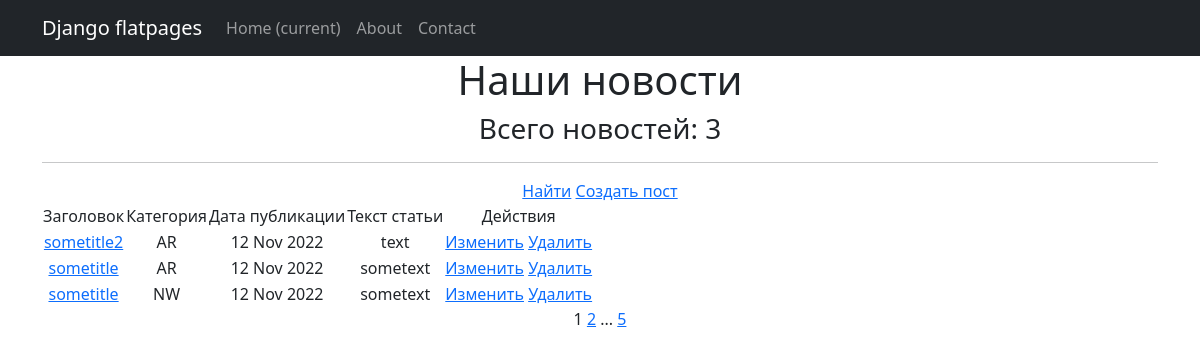
The app's page /news/ (signed in) with its own data.
### news/models.py (models this page shows, shortened)
class Post(models.Model):
    author = models.ForeignKey(Author, on_delete=models.CASCADE)
    NEWS = 'NW'
    ARTICLE = 'AR'
    CATEGORY_CHOICES = (
        (NEWS, 'новость'),
        (ARTICLE, 'статья'),
    )
    categoryType = models.CharField(max_length=2, choices=CATEGORY_CHOICES, default=ARTICLE)
    dateCreation = models.DateTimeField(auto_now_add=True)
    postCategory = models.ManyToManyField(Category, through='PostCategory')
    title = models.CharField(max_length=128)
    text = models.TextField()
    rating = models.SmallIntegerField(default=0)

### news/views.py (the view)
# urls.py: path('', PostsList.as_view(), name='post_list'),
class PostsList(ListView):
    model = Post
    ordering = "author"
    template_name = "posts.html"
    context_object_name = "posts"
    paginate_by = 3

### news/templatetags/custom_filters.py (called while the page is built)
@register.filter()
def censor(value):
    bad_words = ['редиска', 'война', 'мир']
    if not isinstance(value, str):
        raise TypeError(f"unresolved type '{type(value)}' expected type 'str'")
    for word in value.split():
        if word.lower() in bad_words:
            value = value.replace(word, f"{word[0]}{'*' * (len(word) - 1)}")
            print(value)
    return value

### templates/posts.html (shortened to what this page needs)
{% extends 'flatpages/default.html' %}
{% load custom_filters %}
{% block content %}
    <h1>Наши новости</h1>
    <h3>Всего новостей: {{ posts|length }}</h3>
    <hr>
    {% if perms.news.add_post %}
    <a href="{% url 'post_search' %}">Найти</a>
    <a href="{% url 'post_create' %}">Создать пост</a>
    {% endif %}
    <table>
        <tr>
           <td>Заголовок</td>
           <td>Категория</td>
           <td>Дата публикации</td>
           <td>Текст статьи</td>
            {% if perms.news.change_post or perms.news.delete_post %}
            <td>Действия</td>
            {% endif %}
        </tr>
        {% for post in posts|dictsortreversed:'dateCreation' %}
        <tr>
           <td><a href="{% url 'post_detail' pk=post.id %}">{{ post.title|censor }}</a></td>
           <td>{{ post.categoryType }}</td>
           <td>{{ post.dateCreation|date:'d M Y' }}</td>
           <td>{{ post.text|truncatechars:20|censor }}</td>
           <td>
               {% if perms.news.change_post %}
               <a href="{% url 'post_edit' pk=post.id %}">Изменить</a>
               <a href="{% url 'post_delete' pk=post.id %}">Удалить</a>
               {% endif %}
           </td>
        </tr>
        {% endfor %}
    </table>
    {{ page_obj.number }}
    {% if page_obj.has_next %}
        <a href="?page={{ page_obj.next_page_number }}">{{ page_obj.next_page_number }}</a>
        {% if paginator.num_pages != page_obj.next_page_number %}
            ...
            <a href="?page={{ page_obj.paginator.num_pages }}">{{ page_obj.paginator.num_pages }}</a>
        {% endif %}
    {% endif %}
{% endblock content %}

### records on screen
Post: title|censor "sometitle2", categoryType "AR", dateCreation "12 Nov 2022", text|censor "text"
Post: title|censor "sometitle", categoryType "AR", dateCreation "12 Nov 2022", text|censor "sometext"
Post: title|censor "sometitle", categoryType "NW", dateCreation "12 Nov 2022", text|censor "sometext"

### other values on screen
{{ posts|length }} "3"
{{ page_obj.number }} "1"
{{ page_obj.next_page_number }} "2"
{{ page_obj.paginator.num_pages }} "5"
